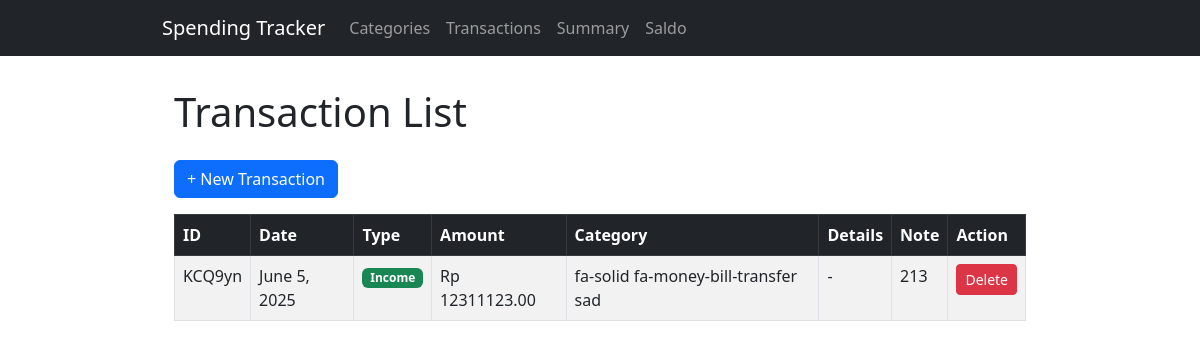
/transaksi/, run on an earlier commit of the app's database.
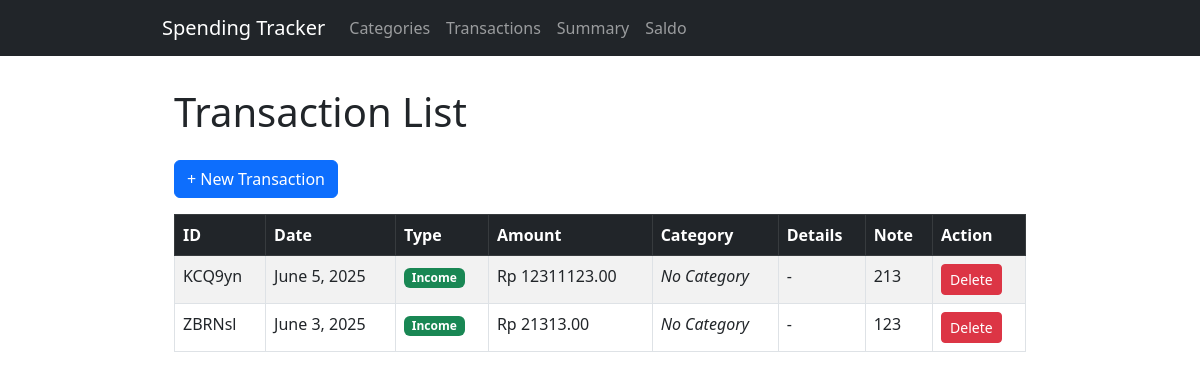
And on a later commit of the database.
### main/models.py (models this page shows, shortened)
class Transaksi(models.Model):
    id = models.CharField(max_length=255, primary_key=True)
    jumlah = models.DecimalField(max_digits=15, decimal_places=2)
    tanggal = models.DateField()
    kategori = models.ForeignKey(Kategori, on_delete=models.SET_NULL, null=True, blank=True)
    catatan = models.TextField(blank=True, null=True)
    tipe = models.CharField(max_length=20, choices=TipeTransaksi.choices)
    user = models.ForeignKey(User, on_delete=models.CASCADE)
    class Meta:
        verbose_name_plural = "Transaksi"

class Kategori(models.Model):
    id = models.CharField(max_length=255, primary_key=True)
    nama = models.CharField(max_length=100)
    ikon = models.CharField(max_length=50, blank=True, null=True)
    warna = models.CharField(max_length=7, blank=True, null=True)  # Hex color code
    class Meta:
        verbose_name_plural = "Kategori"

### main/views.py (the view)
# urls.py: path('transaksi/', views.transaksi_list, name='transaksi_list'),
def transaksi_list(request):
    transaksi_list = Transaksi.objects.all().order_by('-tanggal')
    return render(request, 'main/transaksi_list.html', {
        'transaksi_list': transaksi_list
    })

### main/templates/main/transaksi_list.html (shortened to what this page needs)
{% extends "base.html" %}
{% block content %}
<div class="container mt-4">
    <h1 class="mb-4">Transaction List</h1>
    <a href="{% url 'transaksi_create' %}" class="btn btn-primary mb-3">+ New Transaction</a>
    {% if transaksi_list %}
        <table class="table table-striped table-bordered">
            <thead class="table-dark">
                <tr>
                    <th>ID</th>
                    <th>Date</th>
                    <th>Type</th>
                    <th>Amount</th>
                    <th>Category</th>
                    <th>Details</th>
                    <th>Note</th>
                    <th>Action</th>
                </tr>
            </thead>
            <tbody>
                {% for trx in transaksi_list %}
                    <tr>
                        <td>{{ trx.id }}</td>
                        <td>{{ trx.tanggal }}</td>
                        <td>
                            {% if trx.tipe == "PEMASUKAN" %}
                                <span class="badge bg-success">Income</span>
                            {% else %}
                                <span class="badge bg-danger">Expense</span>
                            {% endif %}
                        </td>
                        <td>Rp {{ trx.jumlah|floatformat:2 }}</td>
                        <td>
                            {% if trx.kategori %}
                                {{ trx.kategori.ikon }} {{ trx.kategori.nama }}
                            {% else %}
                                <em>No Category</em>
                            {% endif %}
                        </td>
                        <td>
                            {% if trx.tipe == "PEMASUKAN" and trx.sumber_pemasukan %}
                                Source: {{ trx.sumber_pemasukan }}
                            {% elif trx.tipe == "PENGELUARAN" and trx.metode_pembayaran %}
                                Method: {{ trx.metode_pembayaran }}
                            {% else %}
                                -
                            {% endif %}
                        </td>
                        <td>{{ trx.catatan|default:"-" }}</td>
                        <td>
                            <form method="post" action="{% url 'transaksi_delete' trx.id %}" style="display:inline;">
                                <button type="submit" class="btn btn-sm btn-danger" onclick="return confirm('Delete this transaction?')">Delete</button>
                            </form>
                        </td>
                    </tr>
                {% endfor %}
            </tbody>
        </table>
    {% else %}
        <div class="alert alert-info">No transactions found.</div>
    {% endif %}
</div>
{% endblock %}

What changed in the data, as far as the page shows it:
changed Transaksi "KCQ9yn": kategori.ikon "fa-solid fa-money-bill-transfer" → (not shown); kategori.nama "sad" → (not shown); now shows "No Category"
added Transaksi: id "ZBRNsl", tanggal "June 3, 2025", tipe "Income", jumlah "21313.00", shows "No Category", catatan "123"
